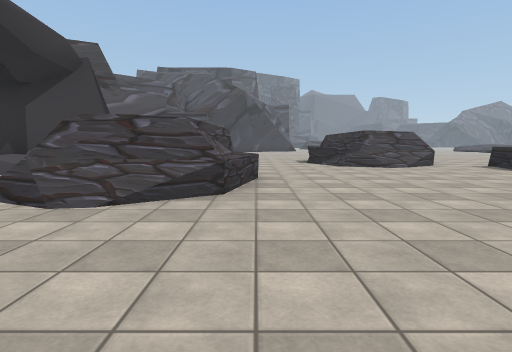
view 1 (above)

24 first-person views from a walk through a 3-D level made in the Unity game engine. The camera is 1.3 m above the floor, tilts 6° down and sees 80° across. The floor is counted in squares, 2 m on a side. Each view is taken from the middle of a square. On the plan, view 1 faces up. The plan holds only what a view shows up to about 10 squares ahead; the rest is blank. The place goes on beyond the plan. The player is left out. Some surface patterns are stand-ins.

view 2
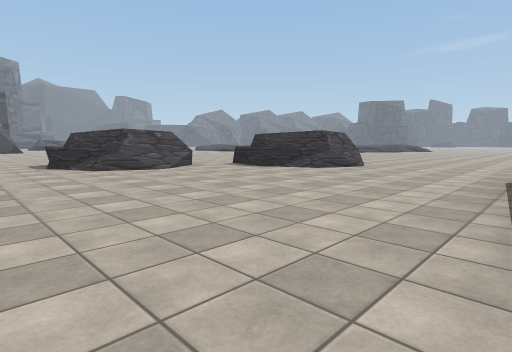

view 3
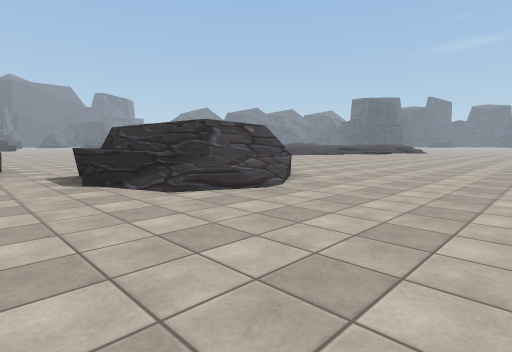

view 4
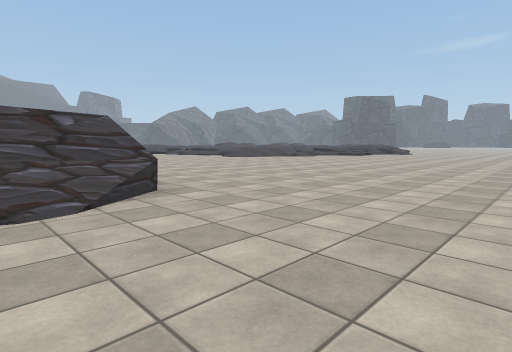

view 5
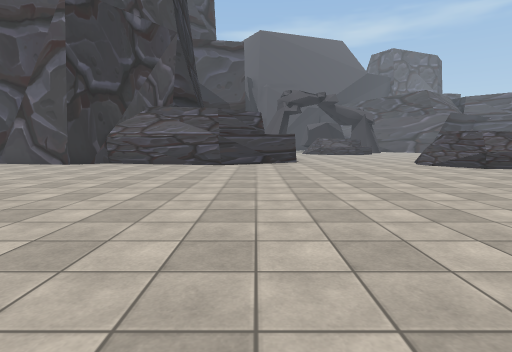

view 6
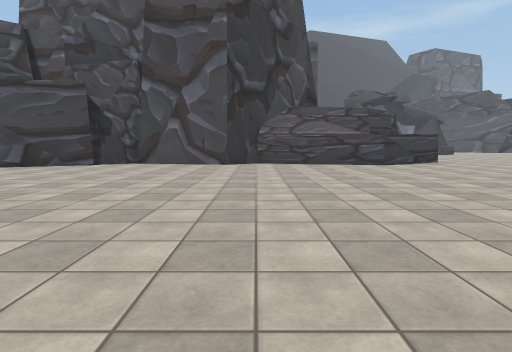

view 7
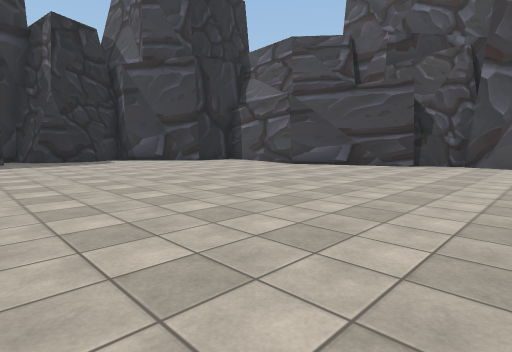

view 8
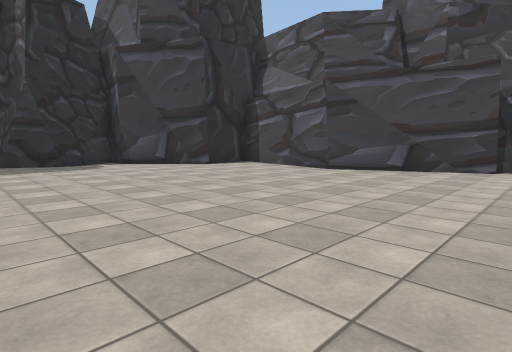

view 9
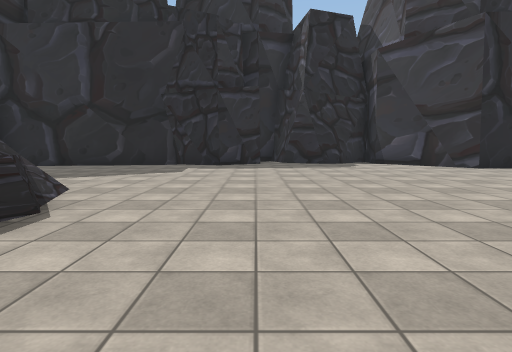

view 10
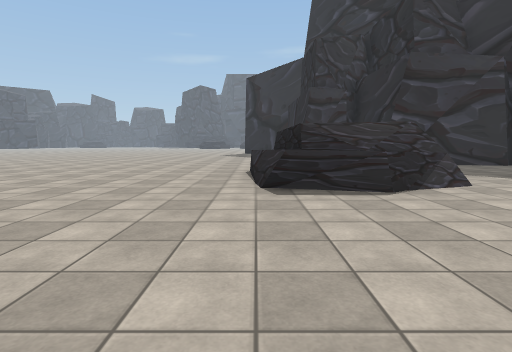

view 11
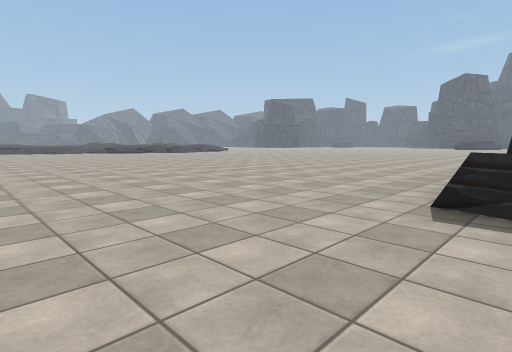

view 12
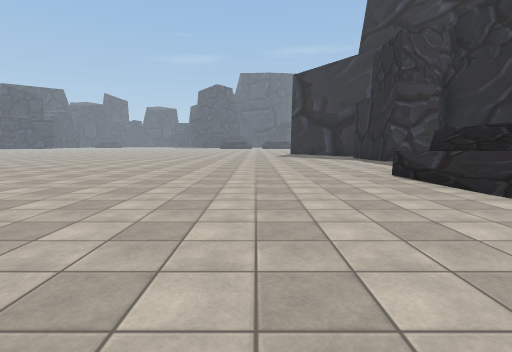

view 13
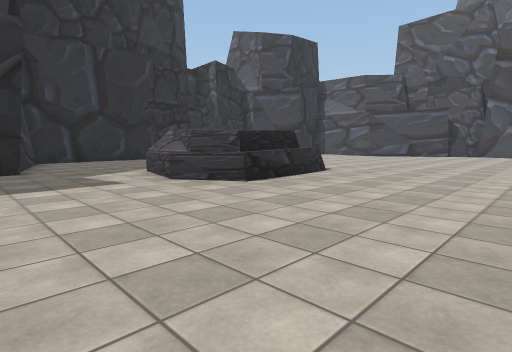

view 14
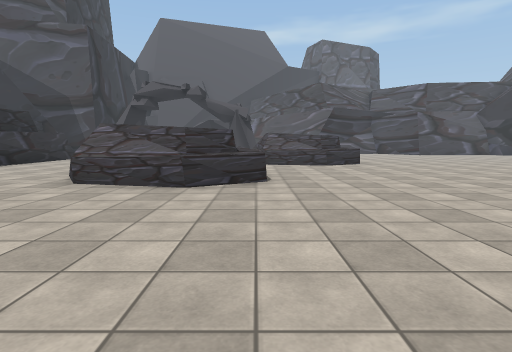

view 15
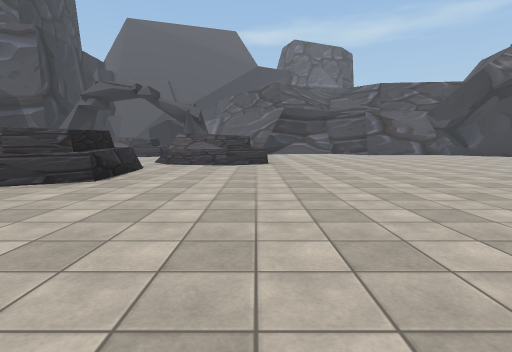

view 16
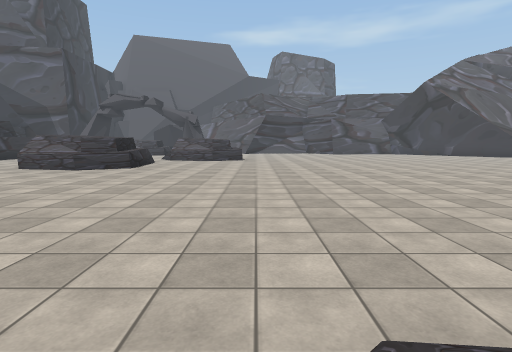

view 17
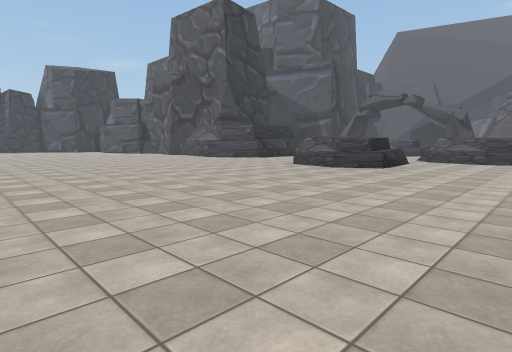

view 18
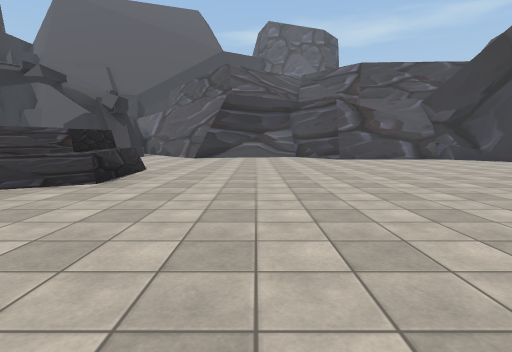

view 19
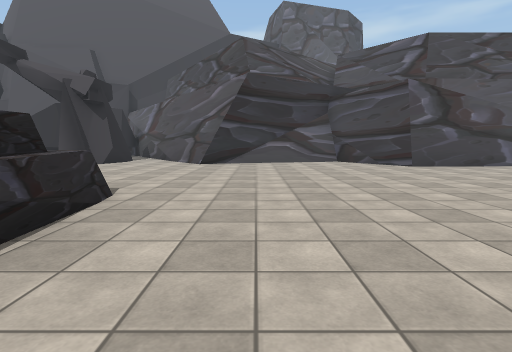

view 20
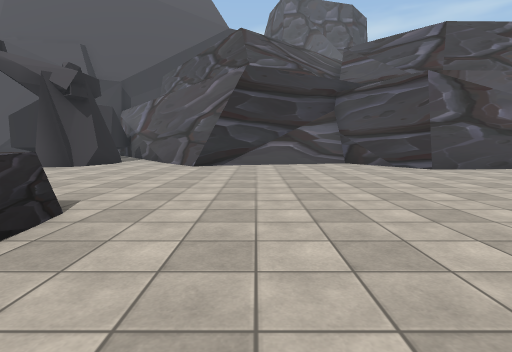

view 21
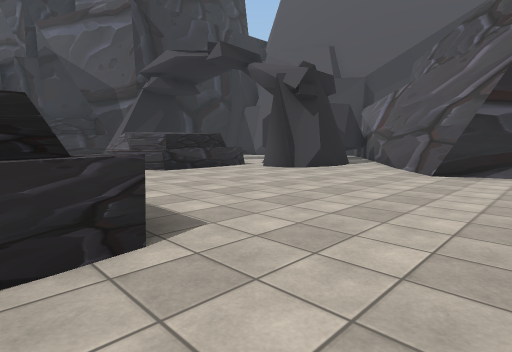

view 22
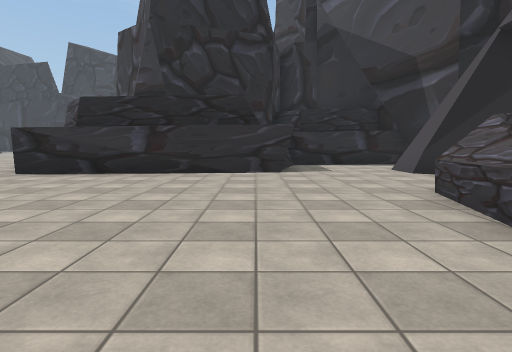

view 23
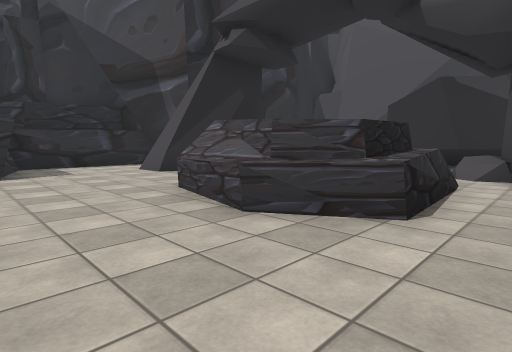

view 24
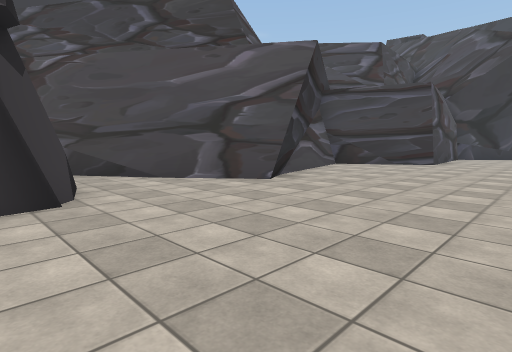

### Floor plan
Key: @ floor where view 1 was taken; # wall or solid block; . floor; / step, stairs or slope; = window, fence, low wall or low ledge; ^ raised ledge.
Columns run from 8 left of view 1 to 26 right of it. Each row starts with its distance up from view 1.
 20      #........   ...
 19     ##.......... ....
 18    ##.................
 17    #....................
 16    #.....................
 15    #......................
 14    #....................../
 13    ##....................../
 12   ###.....^##^..............
 11  ##.......^###^.............
 10 ##........^###..............
  9  ####......###.^^^^.........
  8   ###..........^###.........
  7 ####=^^^.......^^^#.........
  6  #   ###^......=#^#........
  5  #     #^...................
  4      =^#.....................
  3      ##......................
  2       .....................
  1       #...######...........
  0       ..@##    ##...........    ...
 -1       ...#      #............  ....
 -2      #####      #..................
 -3                 #..................
 -4                 #..................
 -5                 #..................
 -6                 #..................
 -7                 #..................
 -8                 #..................
 -9                 #..................
-10                 #...........^^^....
-11                 ##..........###^...
-12                  #.........=^^#^..
-13                  ##.........=##...
-14                  ##..........=...#
-15                  #...............#
-16                  #...............#
-17                   ...............#
-18                   ###.........####
-19                     ##...######
-20                      #####

Where each view was taken, in squares from view 1:
view 1: 0 up, 0 right, facing up
view 2: 1 up, 0 right, facing up-right
view 3: 2 up, 5 right, facing up-right
view 4: 2 up, 8 right, facing up-right
view 5: 0 up, 18 right, facing left
view 6: 5 down, 18 right, facing left
view 7: 7 down, 18 right, facing down-left
view 8: 9 down, 17 right, facing down-left
view 9: 9 down, 17 right, facing down
view 10: 10 down, 15 right, facing right
view 11: 11 down, 16 right, facing up-right
view 12: 7 down, 16 right, facing right
view 13: 6 down, 26 right, facing down-left
view 14: 9 up, 15 right, facing left
view 15: 12 up, 15 right, facing left
view 16: 13 up, 19 right, facing left
view 17: 13 up, 19 right, facing down-left
view 18: 15 up, 10 right, facing left
view 19: 14 up, 6 right, facing left
view 20: 14 up, 5 right, facing left
view 21: 14 up, 3 right, facing down-left
view 22: 8 up, 2 right, facing down
view 23: 8 up, 2 right, facing down-left
view 24: 8 up, 0 right, facing up-left
